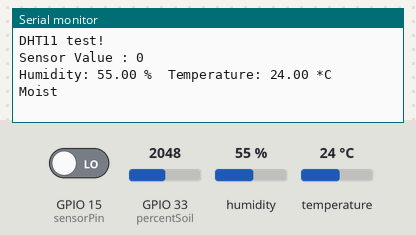
This sketch was run on a simulated ESP32. On the bench: the last lines printed to the serial monitor. The inputs (shaded band) are chosen by the test bench; at power-on: GPIO 15 (sensorPin) LOW, humidity 55 %, temperature 24 °C, GPIO 33 (percentSoil) = 2048. WiFi joins after 1.5 s; servers stay silent unless stated; the camera gives no picture.

Above: at 3.1 s.
3.2 s: GPIO 15 (sensorPin) driven HIGH
At 4.6 s:
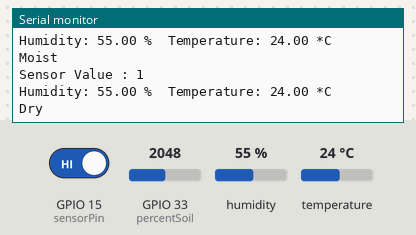
7.0 s: humidity set to 22 %
At 7.01 s:
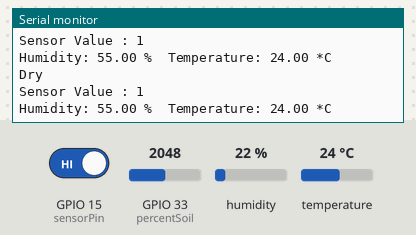
8.5 s: temperature set to 12 °C
At 9.7 s:
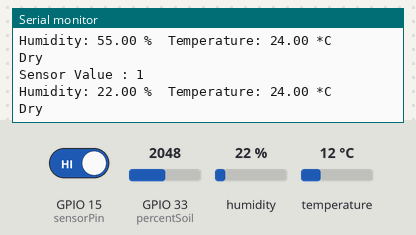
10.0 s: humidity set to 40 %
At 12.25 s:
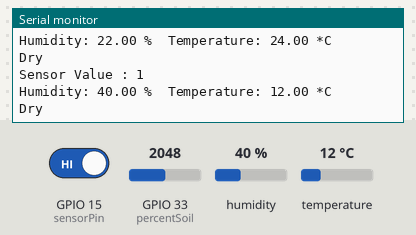
Timing chart, 0 to 12.5 s (numbered marks = the images above; inputs shaded):
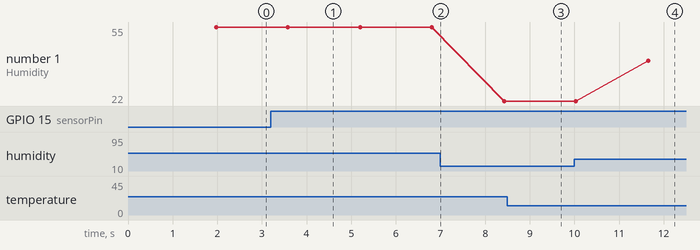

The sketch:

CameraWebServer-ESP32CAM-Firebase.ino
```cpp
#include "esp_camera.h"
#include <WiFi.h>
#include <FirebaseESP32.h>
#include "DHT.h"
// WARNING!!! PSRAM IC required for UXGA resolution and high JPEG quality
//            Ensure ESP32 Wrover Module or other board with PSRAM is selected
//            Partial images will be transmitted if image exceeds buffer size
//
// Select camera model
//#define CAMERA_MODEL_WROVER_KIT // Has PSRAM
//#define CAMERA_MODEL_ESP_EYE // Has PSRAM
//#define CAMERA_MODEL_M5STACK_PSRAM // Has PSRAM
//#define CAMERA_MODEL_M5STACK_V2_PSRAM // M5Camera version B Has PSRAM
//#define CAMERA_MODEL_M5STACK_WIDE // Has PSRAM
//#define CAMERA_MODEL_M5STACK_ESP32CAM // No PSRAM
#define CAMERA_MODEL_AI_THINKER // Has PSRAM
//#define CAMERA_MODEL_TTGO_T_JOURNAL // No PSRAM
#include "camera_pins.h"

#define FIREBASE_HOST "new1-b591a-default-rtdb.firebaseio.com"
#define FIREBASE_AUTH "1SToaOUtt1dJTTbW0R0sBD4KWOmQaNH8ZasdBAPk"

//here we use pin IO14 of ESP32 to read data
#define DHTPIN 14
//our sensor is DHT11 type
#define DHTTYPE DHT11
//sensor soil
int sensorPin = 15;
int sensorValue;
int percentSoil = 33;
int read_pS, average_pS;

FirebaseData fbdt;
DHT dht(DHTPIN, DHTTYPE);

const char* ssid = "stc";
const char* password = "suthanhcon";

void startCameraServer();

void setup()
{
  Serial.begin(115200);
  Serial.setDebugOutput(true);
  Serial.println();
  camera_config_t config;
  config.ledc_channel = LEDC_CHANNEL_0;
  config.ledc_timer = LEDC_TIMER_0;
  config.pin_d0 = Y2_GPIO_NUM;
  config.pin_d1 = Y3_GPIO_NUM;
  config.pin_d2 = Y4_GPIO_NUM;
  config.pin_d3 = Y5_GPIO_NUM;
  config.pin_d4 = Y6_GPIO_NUM;
  config.pin_d5 = Y7_GPIO_NUM;
  config.pin_d6 = Y8_GPIO_NUM;
  config.pin_d7 = Y9_GPIO_NUM;
  config.pin_xclk = XCLK_GPIO_NUM;
  config.pin_pclk = PCLK_GPIO_NUM;
  config.pin_vsync = VSYNC_GPIO_NUM;
  config.pin_href = HREF_GPIO_NUM;
  config.pin_sscb_sda = SIOD_GPIO_NUM;
  config.pin_sscb_scl = SIOC_GPIO_NUM;
  config.pin_pwdn = PWDN_GPIO_NUM;
  config.pin_reset = RESET_GPIO_NUM;
  config.xclk_freq_hz = 20000000;
  config.pixel_format = PIXFORMAT_JPEG;
  // if PSRAM IC present, init with UXGA resolution and higher JPEG quality
  //                      for larger pre-allocated frame buffer.
  if(psramFound())
    {
      config.frame_size = FRAMESIZE_UXGA;
      config.jpeg_quality = 10;
      config.fb_count = 2;
    }
  else
    {
      config.frame_size = FRAMESIZE_SVGA;
      config.jpeg_quality = 12;
      config.fb_count = 1;
    }
#if defined(CAMERA_MODEL_ESP_EYE)
  pinMode(13, INPUT_PULLUP);
  pinMode(14, INPUT_PULLUP);
#endif
  // camera init
  esp_err_t err = esp_camera_init(&config);
  if (err != ESP_OK)
    {
      Serial.printf("Camera init failed with error 0x%x", err);
      return;
    }
  sensor_t * s = esp_camera_sensor_get();
  // initial sensors are flipped vertically and colors are a bit saturated
  if (s->id.PID == OV3660_PID)
    {
      s->set_vflip(s, 1); // flip it back
      s->set_brightness(s, 1); // up the brightness just a bit
      s->set_saturation(s, -2); // lower the saturation
    }
  // drop down frame size for higher initial frame rate
  s->set_framesize(s, FRAMESIZE_QVGA);
#if defined(CAMERA_MODEL_M5STACK_WIDE) || defined(CAMERA_MODEL_M5STACK_ESP32CAM)
  s->set_vflip(s, 1);
  s->set_hmirror(s, 1);
#endif

  WiFi.begin(ssid, password);
  while (WiFi.status() != WL_CONNECTED)
    {
      delay(500);
      Serial.print(".");
    }
  Serial.println("");
  Serial.println("WiFi connected");

  startCameraServer();

  Serial.print("Camera Ready! Use 'http://");
  Serial.print(WiFi.localIP());
  Serial.println("' to connect");
  Firebase.begin(FIREBASE_HOST, FIREBASE_AUTH);
  Firebase.reconnectWiFi(true);
  Firebase.setString(fbdt,"IP", WiFi.localIP().toString());

  Serial.println(F("DHT11 test!"));
  dht.begin();
}

void loop()
{
  sensorValue = digitalRead(sensorPin);
  Serial.print("Sensor Value : ");
  Serial.println(sensorValue);
  Dht11();
  soilMoisture();
  delay(500);
}
//----------------------------------------------------------------//
void Dht11()
{
  float h = dht.readHumidity();
  float t = dht.readTemperature();
  if (isnan(h) || isnan(t))
    {
      Serial.println("Failed to read from DHT sensor!");
      return;
    }
  Serial.print("Humidity: ");
  Serial.print(h);
  Serial.print(" %\t");
  Serial.print("Temperature: ");
  Serial.print(t);
  Serial.println(" *C ");
  Firebase.setFloat(fbdt,"sensor/temp",t);
  Firebase.setFloat(fbdt,"sensor/humi",h);
}
//----------------------------------------------------------------//
void soilMoisture()
{
 // Soil moisture
 if(sensorValue == 1)
    {
//      Firebase.setInt(fbdt,"pump",0);
      Serial.println("Dry");
    }
 if(sensorValue == 0)
    {
//      Firebase.setInt(fbdt,"pump",1);
      Serial.println("Moist");
    }
  for(int i=0;i<=9;i++)
    {
      read_pS += analogRead(percentSoil);
    }
  average_pS = read_pS/10;
  int percentV = map(average_pS, 0, 4095, 0, 100);
  int percentR = 100 - percentV;
  delay (500);
  read_pS=0;
  Firebase.setInt(fbdt,"sensor/soil",percentR);
  Firebase.setInt(fbdt,"sensor/soil_state",sensorValue);
}
```

camera_pins.h
```cpp
#if defined(CAMERA_MODEL_WROVER_KIT)
#define PWDN_GPIO_NUM    -1
#define RESET_GPIO_NUM   -1
#define XCLK_GPIO_NUM    21
#define SIOD_GPIO_NUM    26
#define SIOC_GPIO_NUM    27

#define Y9_GPIO_NUM      35
#define Y8_GPIO_NUM      34
#define Y7_GPIO_NUM      39
#define Y6_GPIO_NUM      36
#define Y5_GPIO_NUM      19
#define Y4_GPIO_NUM      18
#define Y3_GPIO_NUM       5
#define Y2_GPIO_NUM       4
#define VSYNC_GPIO_NUM   25
#define HREF_GPIO_NUM    23
#define PCLK_GPIO_NUM    22

#elif defined(CAMERA_MODEL_ESP_EYE)
#define PWDN_GPIO_NUM    -1
#define RESET_GPIO_NUM   -1
#define XCLK_GPIO_NUM    4
#define SIOD_GPIO_NUM    18
#define SIOC_GPIO_NUM    23

#define Y9_GPIO_NUM      36
#define Y8_GPIO_NUM      37
#define Y7_GPIO_NUM      38
#define Y6_GPIO_NUM      39
#define Y5_GPIO_NUM      35
#define Y4_GPIO_NUM      14
#define Y3_GPIO_NUM      13
#define Y2_GPIO_NUM      34
#define VSYNC_GPIO_NUM   5
#define HREF_GPIO_NUM    27
#define PCLK_GPIO_NUM    25

#elif defined(CAMERA_MODEL_M5STACK_PSRAM)
#define PWDN_GPIO_NUM     -1
#define RESET_GPIO_NUM    15
#define XCLK_GPIO_NUM     27
#define SIOD_GPIO_NUM     25
#define SIOC_GPIO_NUM     23

#define Y9_GPIO_NUM       19
#define Y8_GPIO_NUM       36
#define Y7_GPIO_NUM       18
#define Y6_GPIO_NUM       39
#define Y5_GPIO_NUM        5
#define Y4_GPIO_NUM       34
#define Y3_GPIO_NUM       35
#define Y2_GPIO_NUM       32
#define VSYNC_GPIO_NUM    22
#define HREF_GPIO_NUM     26
#define PCLK_GPIO_NUM     21

#elif defined(CAMERA_MODEL_M5STACK_V2_PSRAM)
#define PWDN_GPIO_NUM     -1
#define RESET_GPIO_NUM    15
#define XCLK_GPIO_NUM     27
#define SIOD_GPIO_NUM     22
#define SIOC_GPIO_NUM     23

#define Y9_GPIO_NUM       19
#define Y8_GPIO_NUM       36
#define Y7_GPIO_NUM       18
#define Y6_GPIO_NUM       39
#define Y5_GPIO_NUM        5
#define Y4_GPIO_NUM       34
#define Y3_GPIO_NUM       35
#define Y2_GPIO_NUM       32
#define VSYNC_GPIO_NUM    25
#define HREF_GPIO_NUM     26
#define PCLK_GPIO_NUM     21

#elif defined(CAMERA_MODEL_M5STACK_WIDE)
#define PWDN_GPIO_NUM     -1
#define RESET_GPIO_NUM    15
#define XCLK_GPIO_NUM     27
#define SIOD_GPIO_NUM     22
#define SIOC_GPIO_NUM     23

#define Y9_GPIO_NUM       19
#define Y8_GPIO_NUM       36
#define Y7_GPIO_NUM       18
#define Y6_GPIO_NUM       39
#define Y5_GPIO_NUM        5
#define Y4_GPIO_NUM       34
#define Y3_GPIO_NUM       35
#define Y2_GPIO_NUM       32
#define VSYNC_GPIO_NUM    25
#define HREF_GPIO_NUM     26
#define PCLK_GPIO_NUM     21

#elif defined(CAMERA_MODEL_M5STACK_ESP32CAM)
#define PWDN_GPIO_NUM     -1
#define RESET_GPIO_NUM    15
#define XCLK_GPIO_NUM     27
#define SIOD_GPIO_NUM     25
#define SIOC_GPIO_NUM     23

#define Y9_GPIO_NUM       19
#define Y8_GPIO_NUM       36
#define Y7_GPIO_NUM       18
#define Y6_GPIO_NUM       39
#define Y5_GPIO_NUM        5
#define Y4_GPIO_NUM       34
#define Y3_GPIO_NUM       35
#define Y2_GPIO_NUM       17
#define VSYNC_GPIO_NUM    22
#define HREF_GPIO_NUM     26
#define PCLK_GPIO_NUM     21

#elif defined(CAMERA_MODEL_M5STACK_UNITCAM)
#define PWDN_GPIO_NUM     -1
#define RESET_GPIO_NUM    15
#define XCLK_GPIO_NUM     27
#define SIOD_GPIO_NUM     25
#define SIOC_GPIO_NUM     23

#define Y9_GPIO_NUM       19
#define Y8_GPIO_NUM       36
#define Y7_GPIO_NUM       18
#define Y6_GPIO_NUM       39
#define Y5_GPIO_NUM        5
#define Y4_GPIO_NUM       34
#define Y3_GPIO_NUM       35
#define Y2_GPIO_NUM       32
#define VSYNC_GPIO_NUM    22
#define HREF_GPIO_NUM     26
#define PCLK_GPIO_NUM     21

#elif defined(CAMERA_MODEL_AI_THINKER)
#define PWDN_GPIO_NUM     32
#define RESET_GPIO_NUM    -1
#define XCLK_GPIO_NUM      0
#define SIOD_GPIO_NUM     26
#define SIOC_GPIO_NUM     27

#define Y9_GPIO_NUM       35
#define Y8_GPIO_NUM       34
#define Y7_GPIO_NUM       39
#define Y6_GPIO_NUM       36
#define Y5_GPIO_NUM       21
#define Y4_GPIO_NUM       19
#define Y3_GPIO_NUM       18
#define Y2_GPIO_NUM        5
#define VSYNC_GPIO_NUM    25
#define HREF_GPIO_NUM     23
#define PCLK_GPIO_NUM     22

#elif defined(CAMERA_MODEL_TTGO_T_JOURNAL)
#define PWDN_GPIO_NUM      0
#define RESET_GPIO_NUM    15
#define XCLK_GPIO_NUM     27
#define SIOD_GPIO_NUM     25
#define SIOC_GPIO_NUM     23

#define Y9_GPIO_NUM       19
#define Y8_GPIO_NUM       36
#define Y7_GPIO_NUM       18
#define Y6_GPIO_NUM       39
#define Y5_GPIO_NUM        5
#define Y4_GPIO_NUM       34
#define Y3_GPIO_NUM       35
#define Y2_GPIO_NUM       17
#define VSYNC_GPIO_NUM    22
#define HREF_GPIO_NUM     26
#define PCLK_GPIO_NUM     21


#elif defined(CAMERA_MODEL_ESP32_CAM_BOARD)
// The 18 pin header on the board has Y5 and Y3 swapped
#define USE_BOARD_HEADER 0
#define PWDN_GPIO_NUM    32
#define RESET_GPIO_NUM   33
#define XCLK_GPIO_NUM     4
#define SIOD_GPIO_NUM    18
#define SIOC_GPIO_NUM    23

#define Y9_GPIO_NUM      36
#define Y8_GPIO_NUM      19
#define Y7_GPIO_NUM      21
#define Y6_GPIO_NUM      39
#if USE_BOARD_HEADER
#define Y5_GPIO_NUM      13
#else
#define Y5_GPIO_NUM      35
#endif
#define Y4_GPIO_NUM      14
#if USE_BOARD_HEADER
#define Y3_GPIO_NUM      35
#else
#define Y3_GPIO_NUM      13
#endif
#define Y2_GPIO_NUM      34
#define VSYNC_GPIO_NUM    5
#define HREF_GPIO_NUM    27
#define PCLK_GPIO_NUM    25

#elif defined(CAMERA_MODEL_ESP32S3_CAM_LCD)
#define PWDN_GPIO_NUM     -1
#define RESET_GPIO_NUM    -1
#define XCLK_GPIO_NUM     40
#define SIOD_GPIO_NUM     17
#define SIOC_GPIO_NUM     18

#define Y9_GPIO_NUM       39
#define Y8_GPIO_NUM       41
#define Y7_GPIO_NUM       42
#define Y6_GPIO_NUM       12
#define Y5_GPIO_NUM       3
#define Y4_GPIO_NUM       14
#define Y3_GPIO_NUM       47
#define Y2_GPIO_NUM       13
#define VSYNC_GPIO_NUM    21
#define HREF_GPIO_NUM     38
#define PCLK_GPIO_NUM     11

#elif defined(CAMERA_MODEL_ESP32S2_CAM_BOARD)
// The 18 pin header on the board has Y5 and Y3 swapped
#define USE_BOARD_HEADER 0
#define PWDN_GPIO_NUM     1
#define RESET_GPIO_NUM    2
#define XCLK_GPIO_NUM     42
#define SIOD_GPIO_NUM     41
#define SIOC_GPIO_NUM     18

#define Y9_GPIO_NUM       16
#define Y8_GPIO_NUM       39
#define Y7_GPIO_NUM       40
#define Y6_GPIO_NUM       15
#if USE_BOARD_HEADER
#define Y5_GPIO_NUM       12
#else
#define Y5_GPIO_NUM       13
#endif
#define Y4_GPIO_NUM       5
#if USE_BOARD_HEADER
#define Y3_GPIO_NUM       13
#else
#define Y3_GPIO_NUM       12
#endif
#define Y2_GPIO_NUM       14
#define VSYNC_GPIO_NUM    38
#define HREF_GPIO_NUM     4
#define PCLK_GPIO_NUM     3

#elif defined(CAMERA_MODEL_ESP32S3_EYE)
#define PWDN_GPIO_NUM -1
#define RESET_GPIO_NUM -1
#define XCLK_GPIO_NUM 15
#define SIOD_GPIO_NUM 4
#define SIOC_GPIO_NUM 5

#define Y2_GPIO_NUM 11
#define Y3_GPIO_NUM 9
#define Y4_GPIO_NUM 8
#define Y5_GPIO_NUM 10
#define Y6_GPIO_NUM 12
#define Y7_GPIO_NUM 18
#define Y8_GPIO_NUM 17
#define Y9_GPIO_NUM 16

#define VSYNC_GPIO_NUM 6
#define HREF_GPIO_NUM 7
#define PCLK_GPIO_NUM 13

#else
#error "Camera model not selected"
#endif
```

Measured:
- after the input at 3.2 s, the serial monitor: prints a new line after 0.38 s (image 1)
- after the input at 10.0 s, the serial monitor: prints a new line after 1.7 s (image 4)
- plotted number 1: 55 → 22 after the input at 7.0 s, 22 → 40 after the input at 10.0 s
